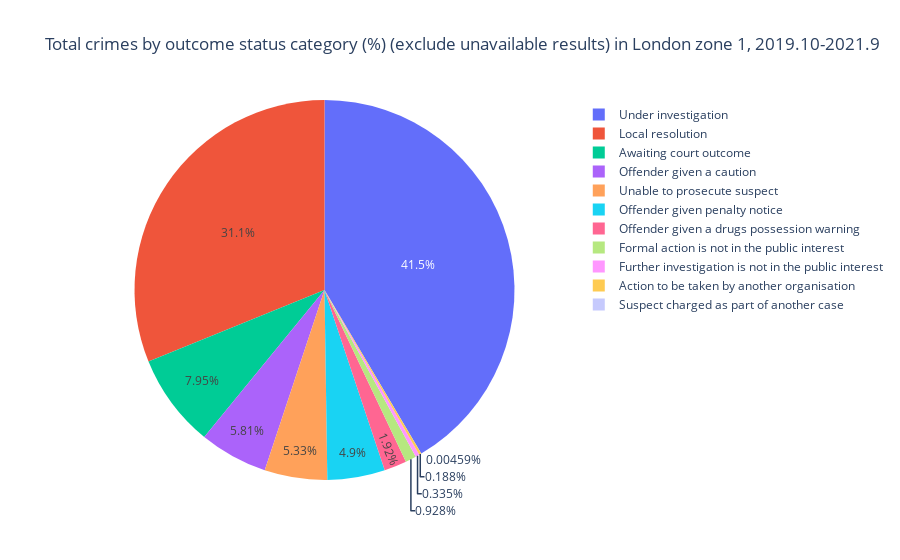

Notebook source saved alongside this figure:
### Markdown cell above
In order to analyze more clearly, we use pie chart to illustrate the proportion, and we find that "Investigation complete; no suspect identified" accounted for the largest proportion, 41.1%. "Status update unavailable" and "None" were slightly less, almost 20%.

### Code cell
table_outcome_status_category_unavaiable = table_outcome_status_category.drop(index=(table_outcome_status_category.loc[(table_outcome_status_category['outcome_status_category']=='None')].index))
table_outcome_status_category_unavaiable = table_outcome_status_category_unavaiable.drop(index=(table_outcome_status_category_unavaiable.loc[(table_outcome_status_category_unavaiable['outcome_status_category']=='Investigation complete; no suspect identified')].index))
table_outcome_status_category_unavaiable = table_outcome_status_category_unavaiable.drop(index=(table_outcome_status_category_unavaiable.loc[(table_outcome_status_category_unavaiable['outcome_status_category']=='Status update unavailable')].index))
table_outcome_status_category_unavaiable = table_outcome_status_category_unavaiable.drop(index=(table_outcome_status_category_unavaiable.loc[(table_outcome_status_category_unavaiable['outcome_status_category']=='Court result unavailable')].index))

fig2 = px.pie(table_outcome_status_category_unavaiable, values='Sum', names='outcome_status_category', title='Total crimes by outcome status category (%) (exclude unavailable results) in London zone 1, 2019.10-2021.9')
fig2.show()

### Figure 1 — Plotly figure (JSON) as saved in the notebook; plotly's stock layout.template omitted (floating-point values rounded to 4 significant figures)
{"data": [{"domain": {"x": [0, 1], "y": [0, 1]}, "hovertemplate": "outcome_status_category=%{label}<br>Sum=%{value}<extra></extra>", "labels": ["Action to be taken by another organisation", "Awaiting court outcome", "Formal action is not in the public interest", "Further investigation is not in the public interest", "Local resolution", "Offender given a caution", "Offender given a drugs possession warning", "Offender given penalty notice", "Suspect charged as part of another case", "Unable to prosecute suspect", "Under investigation"], "legendgroup": "", "name": "", "showlegend": true, "type": "pie", "values": [41, 1730, 202, 73, 6782, 1266, 417, 1066, 1, 1161, 9035]}], "layout": {"legend": {"tracegroupgap": 0}, "title": {"text": "Total crimes by outcome status category (%) (exclude unavailable results) in London zone 1, 2019.10-2021.9"}}}
